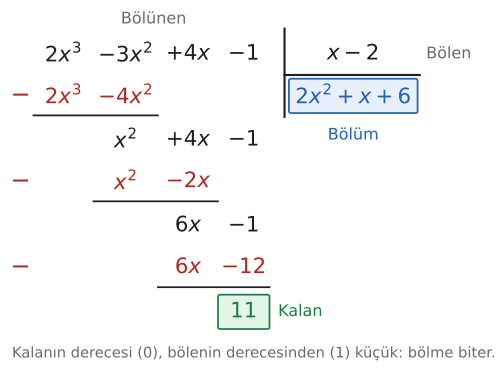

This figure's Python source:
import sys; sys.path.insert(0, "tools")
from cizim import *

# (2x³ − 3x² + 4x − 1) ÷ (x − 2) uzun bölmesi: bölüm 2x² + x + 6, kalan 11.
# Terimler derecelerine göre sütunlara yazılır; kırmızı satırlar çıkarılan çarpımlardır.
fig, ax = sekil(6, 4.9)
ax.axis("off"); ax.set_xlim(0, 10.4); ax.set_ylim(-0.2, 7.6)
sut = {3: 1.3, 2: 2.75, 1: 4.2, 0: 5.5}          # x³, x², x, sabit sütunları
FS = 16

def satir(y, terimler, renk=YAZI):
    for d, t in terimler.items():
        ax.text(sut[d], y, t, ha="center", va="center", fontsize=FS, color=renk)

def cikar(y, terimler, x0, x1):
    ax.text(0.3, y, "−", ha="center", va="center", fontsize=FS + 2, color=KIRMIZI)
    satir(y, terimler, KIRMIZI)
    ax.plot([x0, x1], [y - 0.42, y - 0.42], color=YAZI, lw=1.3)

ys = [6.6, 5.7, 4.75, 3.85, 2.9, 2.0, 1.05]
satir(ys[0], {3: "$2x^3$", 2: "$-3x^2$", 1: "$+4x$", 0: "$-1$"})
cikar(ys[1], {3: "$2x^3$", 2: "$-4x^2$"}, 0.6, 3.5)
satir(ys[2], {2: "$x^2$", 1: "$+4x$", 0: "$-1$"})
cikar(ys[3], {2: "$x^2$", 1: "$-2x$"}, 2.0, 4.9)
satir(ys[4], {1: "$6x$", 0: "$-1$"})
cikar(ys[5], {1: "$6x$", 0: "$-12$"}, 3.5, 6.1)
ax.add_patch(patches.FancyBboxPatch((4.95, ys[6] - 0.32), 1.1, 0.64, boxstyle="round,pad=0.05",
             fc=YESIL_ACIK, ec=YESIL, lw=1.3))
ax.text(5.5, ys[6], "$11$", ha="center", va="center", fontsize=FS, color=YESIL)

# bölme çizgileri, bölen ve bölüm
ax.plot([6.45, 6.45], [7.15, 5.25], color=YAZI, lw=1.6)
ax.plot([6.45, 9.6], [6.15, 6.15], color=YAZI, lw=1.6)
ax.text(8.05, ys[0], "$x-2$", ha="center", va="center", fontsize=FS)
ax.add_patch(patches.FancyBboxPatch((6.6, 5.38), 2.9, 0.64, boxstyle="round,pad=0.05",
             fc=MAVI_ACIK, ec=MAVI, lw=1.3))
ax.text(8.05, 5.7, "$2x^2+x+6$", ha="center", va="center", fontsize=FS, color=MAVI)

# adlar
ax.text(3.4, 7.35, "Bölünen", ha="center", va="center", fontsize=12, color=SOLUK)
ax.text(9.75, ys[0], "Bölen", ha="left", va="center", fontsize=12, color=SOLUK)
ax.text(8.05, 4.85, "Bölüm", ha="center", va="center", fontsize=12, color=MAVI)
ax.text(6.3, ys[6], "Kalan", ha="left", va="center", fontsize=12, color=YESIL)
ax.text(0.1, 0.15, "Kalanın derecesi (0), bölenin derecesinden (1) küçük: bölme biter.",
        ha="left", va="center", fontsize=11, color=SOLUK)
kaydet(fig, __file__)
